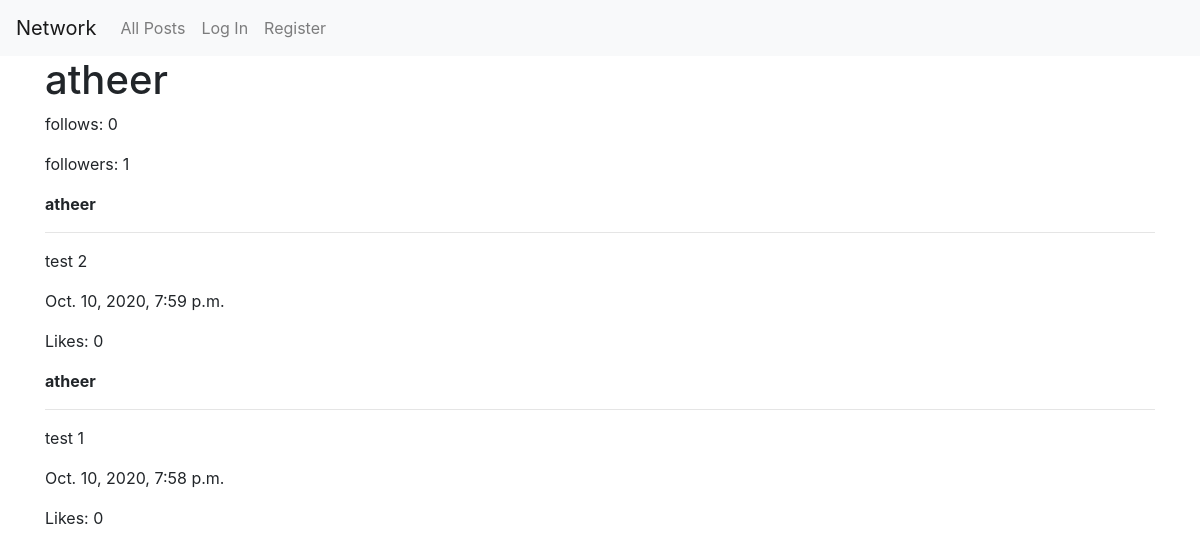
Page /profile/atheer on the earlier database version.
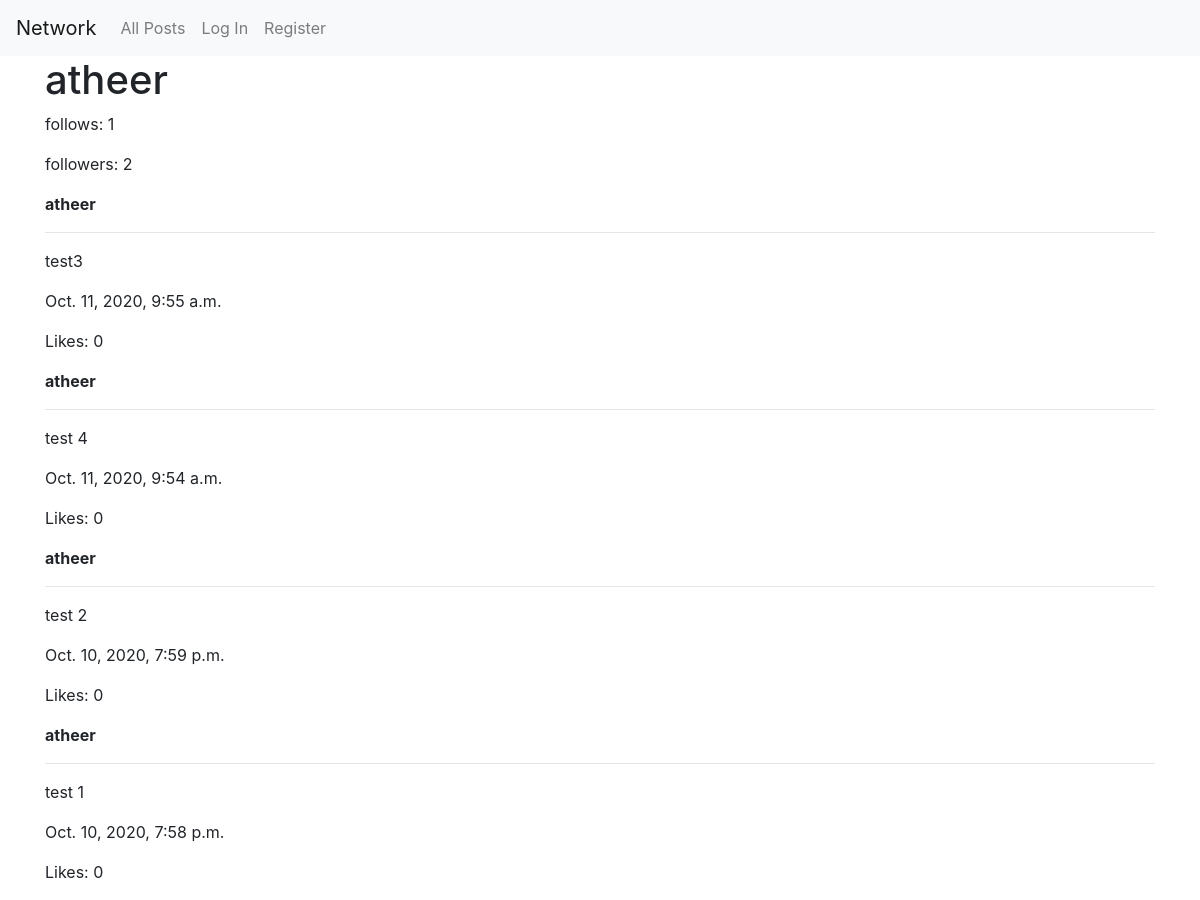
Same page on the later database version.
### network/models.py (models this page shows)
class Post(models.Model):
    post = models.CharField(max_length=500, blank=False)
    image = models.ImageField(upload_to="postImage", null=True)
    user = models.ForeignKey(User, on_delete=models.CASCADE, related_name='geek')
    date = models.DateTimeField(blank=False)
    postLike = models.IntegerField(default=0)

class User(AbstractUser):
    pass

### network/views.py (the view)
# urls.py: path('profile/<str:profileUser>', views.profile, name='profile'),
def profile(request, profileUser):
    user1 = User.objects.get(username=profileUser)
    following= user1.following.all().count()
    followers = user1.followres.all().count()
    if request.user.is_authenticated:
        isFollowed= request.user.following.filter(following=user1.id).exists()
    else:
        isFollowed=False
    posts = user1.geek.all().order_by('-id')
    if request.user.id == user1.id:
        owner = True
    else:
        owner = False
    return render(request, 'network/profile.html', {
        'user1': user1,
        'following': following,
        'followers': followers,
        'posts': posts,
        'owner': owner,
        'isFollowed': isFollowed,
    })

### network/templates/network/profile.html (shortened to what this page needs)
{% extends "network/layout.html" %}
{% load static %}
{% block body %}
<h1>{{user1.username}}</h1>
<p>follows: {{following}}</p>
<p>followers: {{followers}} </p>
{% for post in posts %}
<div>
    <strong>{{post.user}} </strong>
    <hr>
    <p>{{post.post}} </p>
    <p>{{post.date}} </p>
    <p>Likes: {{post.postLike}} </p>
</div>
{% empty %}
<p>there are no posts yet</p>
{% endfor %}
{% endblock %}

Differences in the rows shown:
added Post: user "atheer", post "test3", date "Oct. 11, 2020, 9:55 a.m.", postLike "0"
added Post: user "atheer", post "test 4", date "Oct. 11, 2020, 9:54 a.m.", postLike "0"
Other differences:
{{ following }}: "0" → "1"
{{ followers }}: "1" → "2"
